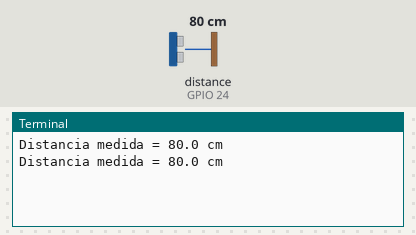
Simulated run of this program. Board: Raspberry Pi (BCM pin numbers). On the bench: the last lines printed to the terminal. The test bench sets the inputs (shaded band); at power-on: distance to the obstacle (sensor on GPIO 24) 80 cm. The echo pulse lasts 58.3 µs per cm; the clock reads 2024-03-15 10:24:30 at power-on unless the program sets it.

Above: at 1.2 s.
1.3 s: distance to the obstacle (sensor on GPIO 24) set to 2 cm
At 2.5 s:
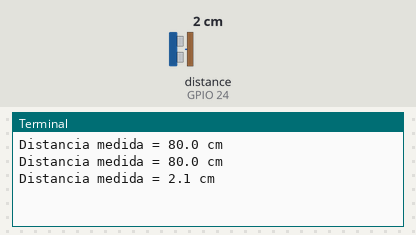
2.8 s: distance to the obstacle (sensor on GPIO 24) set to 4 cm
At 3.8 s:
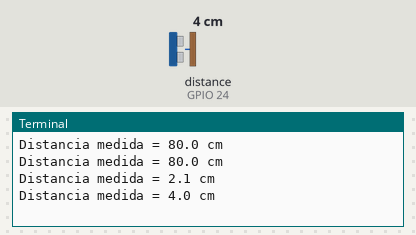
Timing chart, 0 to 5.8 s (numbered marks = the images above; inputs shaded):
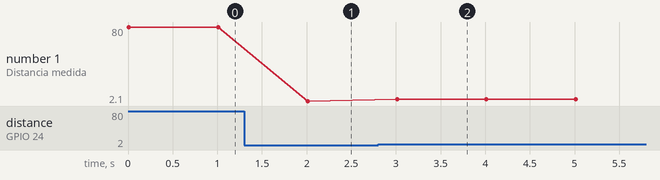

The program:

distancia_sensor.py
```python
# Importamos RPI.GPIO para permitir que nuestro código se comunique con el sensor.
import RPi.GPIO as GPIO
# Se importa time para poder estimar el tiempo de diferencia entre el momento
# en que se envió la señal y cuando el sensor la recibió
import time

#GPIO Mode (BOARD / BCM)
GPIO.setmode(GPIO.BCM)

# Se configuran los pines
GPIO_TRIGGER = 23
GPIO_ECHO = 24

#Se configura la dirección del TRIGGER y del ECHO (entrada o salida)
GPIO.setup(GPIO_TRIGGER, GPIO.OUT)
GPIO.setup(GPIO_ECHO, GPIO.IN)

def distance():
    # Se pone el TRIGGER en alto
    GPIO.output(GPIO_TRIGGER, True)

    # Se pone el TRIGGER en bajo después de 0.01ms
    time.sleep(0.00001)
    GPIO.output(GPIO_TRIGGER, False)

    StartTime = time.time()
    StopTime = time.time()

    # Se guarda el tiempo de inicio
    while GPIO.input(GPIO_ECHO) == 0:
        StartTime = time.time()

    # Se guarda el tiempo de llegada de la señal
    while GPIO.input(GPIO_ECHO) == 1:
        StopTime = time.time()

    # Se calcula el tiempo de diferencia de la salida y llegada de la señal
    TimeElapsed = StopTime - StartTime
    # Se multiplica por la velocidad del sonido y se divide entre dos debido a
    # que la señal va de ida y vuelta para calcular la distancia
    distance = (TimeElapsed * 34300) / 2

    return distance

if __name__ == '__main__':
    try:
        while True:
            # Se toma el valor de salida del sensor y se almacena en la variable dist
            dist = distance()
            # Se imprime el valor de distancia en la consola
            print ("Distancia medida = %.1f cm" % dist)
            time.sleep(1)

        # Si se presiona ctrl+c se para el programa
    except KeyboardInterrupt:
        print("Medida detenida por el ususario")
        GPIO.cleanup()
```

Measured:
- after the input at 1.3 s, the terminal: prints a new line after 0.71 s (image 1)
- after the input at 2.8 s, the terminal: prints a new line after 0.21 s (image 2)
- plotted number 1: 80 → 2.1 after the input at 1.3 s, 2.1 → 4 after the input at 2.8 s
